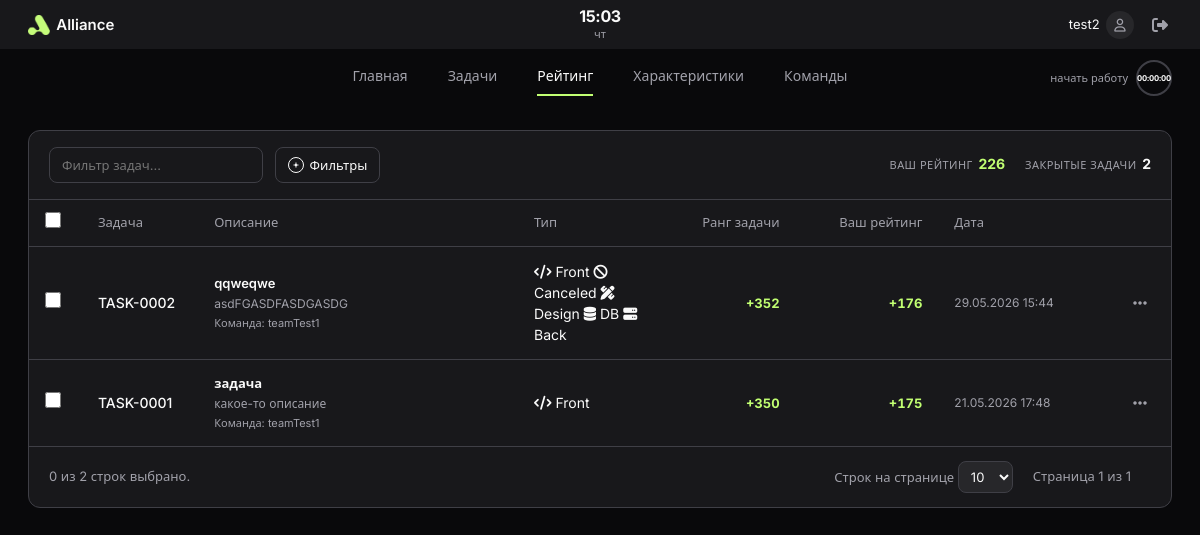
The app's page /ranked/ (signed in), older data.
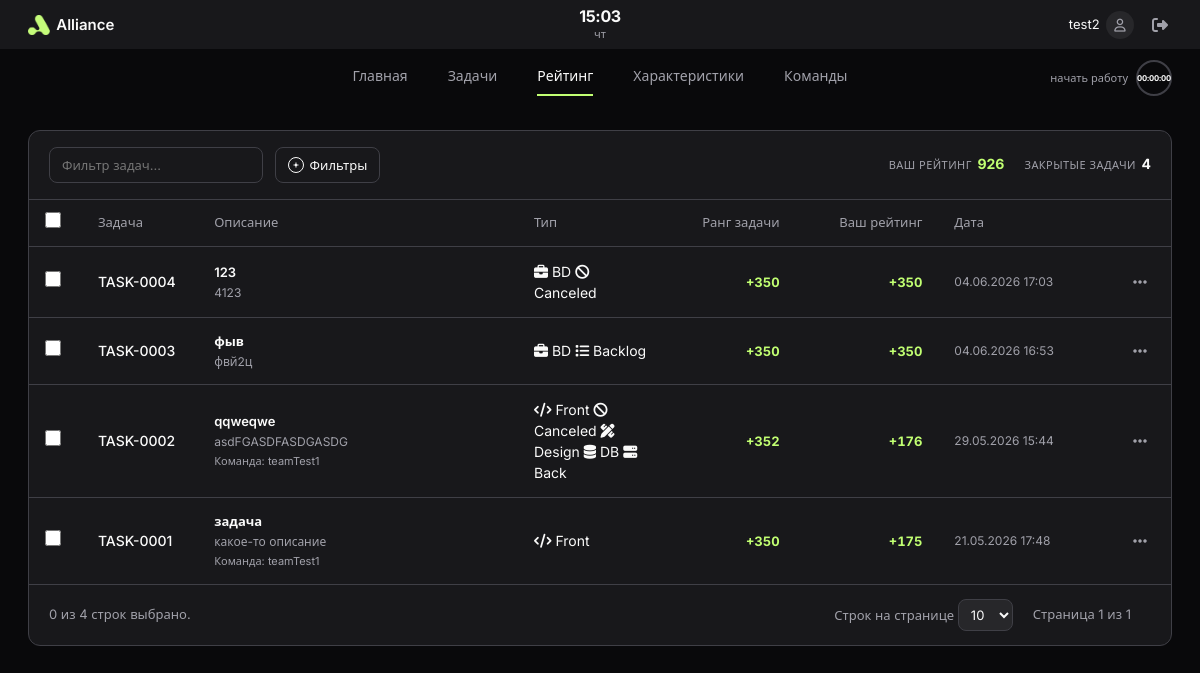
The same page, newer data.
### tasks/models.py (models this page shows, shortened)
class Task(models.Model):
    TYPE_CHOICES = [
        ('BD', 'BD'),
        ('Front', 'Front'),
        ('Backlog', 'Backlog'),
        ('Canceled', 'Canceled'),
        ('Design', 'Design'),
        ('DB', 'DB'),
        ('Back', 'Back'),
    ]
    STATUS_CHOICES = [
        ('open', 'Открыта'),
        ('in_progress', 'В работе'),
        ('pending_review', 'На проверке'),
        ('completed', 'Выполнена'),
        ('failed', 'Провалена'),
    ]
    title = models.CharField(max_length=200)
    description = models.TextField()
    link = models.URLField(max_length=500, blank=True, help_text='Внешняя ссылка (например, репозиторий GitHub)')
    types = models.JSONField(default=default_task_types, blank=True)
    rank = models.IntegerField(default=350, help_text="Изменение рейтинга при выполнении")
    due_date = models.DateTimeField()
    status = models.CharField(max_length=20, choices=STATUS_CHOICES, default='open')
    assigned_to = models.ForeignKey(
        settings.AUTH_USER_MODEL,
        on_delete=models.SET_NULL,
        null=True, blank=True,
        related_name='tasks'
    )
    team = models.ForeignKey(
        'Team',
        on_delete=models.SET_NULL,
        null=True, blank=True,
        related_name='tasks'
    )
    created_by = models.ForeignKey(
        settings.AUTH_USER_MODEL,
        on_delete=models.CASCADE,
        related_name='created_tasks'
    )
    created_at = models.DateTimeField(auto_now_add=True)
    completed_by = models.ForeignKey(
        settings.AUTH_USER_MODEL,
        on_delete=models.SET_NULL,
        null=True,
        blank=True,
        related_name='completed_tasks',
    )
    completed_at = models.DateTimeField(null=True, blank=True)
    submitted_by = models.ForeignKey(
        settings.AUTH_USER_MODEL,
        on_delete=models.SET_NULL,
        null=True,
        blank=True,
        related_name='submitted_tasks',
    )
    submitted_at = models.DateTimeField(null=True, blank=True)
    def is_terminal(self):
        return self.status in ('completed', 'failed')
    def is_overdue(self):
        return not self.is_terminal() and timezone.now() > self.due_date
    def priority_label(self):
        if self.rank > 600:
            key = 'High'
        elif self.rank > 300:
            key = 'Medium'
        else:
            key = 'Low'
        return PRIORITY_LABELS[key]
    def status_ui_label(self):
        return STATUS_UI_LABELS.get(self.status, self.status)
    @property
    def task_code(self):
        return f'TASK-{self.pk:04d}'

class Team(models.Model):
    name = models.CharField(max_length=100)
    description = models.TextField(blank=True)
    manager_notes = models.TextField(
        blank=True,
        verbose_name='Заметки менеджера',
        help_text='Видны только менеджерам',
    )
    members = models.ManyToManyField(
        settings.AUTH_USER_MODEL,
        related_name='teams',
        blank=True,
        limit_choices_to={'role': 'worker'},
        verbose_name='Участники',
    )
    target_types = models.JSONField(
        default=list,
        blank=True,
        help_text='Типы задач, под которые собрана команда',
    )
    synergy_score = models.FloatField(
        default=5.0,
        help_text='Слаженность команды по завершённым командным задачам (1–10)',
    )
    cohesion_score = models.FloatField(
        default=5.0,
        help_text='Средняя совместимость участников (1–10)',
    )
    dominant_task_type = models.CharField(max_length=20, blank=True)
    tasks_completed_count = models.PositiveIntegerField(default=0)
    tasks_failed_count = models.PositiveIntegerField(default=0)
    created_by = models.ForeignKey(
        settings.AUTH_USER_MODEL,
        on_delete=models.CASCADE,
        related_name='created_teams'
    )
    created_at = models.DateTimeField(auto_now_add=True)

### tasks/views/dashboard.py (the view, shortened to what this page needs)
# urls.py: path('ranked/', ranked_statistic, name='ranked_statistic'),
@login_required
def ranked_statistic(request):
    if request.user.role != 'worker':
        return redirect('dashboard')
    user = request.user
    base_q = tasks_q_for_worker(user)
    tasks = (
        Task.objects.filter(base_q, status__in=['completed', 'failed'])
        .select_related('team', 'completed_by')
        .order_by('-completed_at', '-pk')
    )
    query = request.GET.get('q', '').strip()
    type_filters = parse_type_filters(request)
    tasks = filter_tasks_by_types(tasks, type_filters)
    result_filter = request.GET.get('result', '')
    if result_filter == 'completed':
        tasks = tasks.filter(status='completed')
    elif result_filter == 'failed':
        tasks = tasks.filter(status='failed')
    try:
        per_page = int(request.GET.get('per_page', 10))
    except ValueError:
        per_page = 10
    per_page = per_page if per_page in (10, 20, 50) else 10
    ranked_rows = []
    for task in tasks:
        delta = rating_change_for_user(task, user)
        task_rank_signed = task.rank if task.status == 'completed' else -task.rank
        ranked_rows.append({
            'task': task,
            'task_rank': task.rank,
            'task_rank_signed': task_rank_signed,
            'worker_rating_change': delta,
        })
    page_obj = Paginator(ranked_rows, per_page).get_page(request.GET.get('page'))
    return render(request, 'tasks/ranked_statistic.html', {
        'page_obj': page_obj,
        'tasks_detail_map': tasks_detail_map_from_page(page_obj, request),
        'worker': user,
        'worker_rating': user.rating,
        'query': query,
        'type_filters': type_filters,
        'result_filter': result_filter,
        'per_page': per_page,
        'type_choices': Task.TYPE_CHOICES,
        'result_choices': RESULT_FILTER_CHOICES,
    })

### tasks/querysets.py (called while the page is built)
def tasks_q_for_worker(user):
    q = Q(assigned_to=user)
    team_ids = list(user.teams.values_list('pk', flat=True))
    if team_ids:
        q |= Q(team_id__in=team_ids, assigned_to__isnull=True)
    return q

### tasks/services/rating.py (called while the page is built)
def split_rating_shares(amount, recipient_count):
    if recipient_count <= 0:
        return []
    quotient, remainder = divmod(amount, recipient_count)
    return [quotient + (remainder if index == 0 else 0) for index in range(recipient_count)]

def get_rating_recipients(task):
    if task.assigned_to_id:
        return [task.assigned_to]
    if task.team_id:
        return list(task.team.members.filter(role='worker').order_by('pk'))
    return []

def rating_sign(success):
    return 1 if success else -1

### tasks/task_detail.py (called while the page is built)
def _fmt_dt(dt):
    if not dt:
        return ''
    return timezone.localtime(dt).strftime('%d.%m.%Y %H:%M')

### tasks/templatetags/task_ui.py (called while the page is built)
@register.filter
def task_type_icon(task_type):
    return TYPE_ICONS.get(task_type, 'fa-tag')

### tasks/type_utils.py (called while the page is built)
def normalize_type_codes(codes):
    return [code for code in codes if code in VALID_TASK_TYPE_CODES]

def parse_type_filters(request):
    return normalize_type_codes(request.GET.getlist('type'))

### templates/tasks/ranked_statistic.html (shortened to what the changed rows need)
{% extends 'worker/base_worker.html' %}
{% load static task_ui %}
{% block extra_head %}
<link rel="stylesheet" href="{% static 'css/ranked-statistic.css' %}">
<link rel="stylesheet" href="{% static 'css/task-detail-modal.css' %}">
{% endblock %}
{% block content %}
<section class="wa-panel wa-panel--ranked">
    <div class="wa-toolbar wa-toolbar--ranked">
        <div class="wa-ranked-summary" aria-label="Сводка">
            <span class="wa-ranked-summary__stat">
                <span class="wa-ranked-summary__label">Ваш рейтинг</span>
                <span class="wa-ranked-summary__value wa-ranked-summary__value--accent">{{ worker_rating }}</span>
            </span>
            <span class="wa-ranked-summary__stat">
                <span class="wa-ranked-summary__label">Закрытые задачи</span>
                <span class="wa-ranked-summary__value">{{ page_obj.paginator.count }}</span>
            </span>
        </div>
    </div>
    <div class="wa-table-wrap">
        <table class="wa-table wa-table--ranked" id="wa-task-table">
            <thead>
                <tr>
                    <th style="width:40px"><input type="checkbox" class="wa-check" id="wa-check-all" aria-label="Выбрать все"></th>
                    <th>Задача</th>
                    <th>Описание</th>
                    <th>Тип</th>
                    <th>Ранг задачи</th>
                    <th>Ваш рейтинг</th>
                    <th>Дата</th>
                    <th style="width:48px"></th>
                </tr>
            </thead>
            <tbody>
                {% for row in page_obj %}
                {% with task=row.task %}
                <tr class="wa-task-row--openable" data-task-id="{{ task.pk }}" role="button" aria-label="Открыть {{ task.task_code }}">
                    <td><input type="checkbox" class="wa-check" aria-label="Выбрать {{ task.task_code }}"></td>
                    <td class="wa-task-id">{{ task.task_code }}</td>
                    <td>
                        <div class="wa-ranked-desc__title">{{ task.title }}</div>
                        <div class="wa-ranked-desc__text">{{ task.description|truncatechars:110 }}</div>
                        {% if task.team %}<div class="wa-ranked-desc__meta">Команда: {{ task.team.name }}</div>{% endif %}
                    </td>
                    <td>{% include 'includes/task_type_pills.html' with task=task only %}</td>
                    <td>
                        <span class="wa-rank-change {% if row.task_rank_signed >= 0 %}wa-rank-change--positive{% else %}wa-rank-change--negative{% endif %}">
                            {% if row.task_rank_signed >= 0 %}+{% endif %}{{ row.task_rank_signed }}
                        </span>
                    </td>
                    <td>
                        <span class="wa-rank-change {% if row.worker_rating_change >= 0 %}wa-rank-change--positive{% else %}wa-rank-change--negative{% endif %}">
                            {% if row.worker_rating_change >= 0 %}+{% endif %}{{ row.worker_rating_change }}
                        </span>
                    </td>
                    <td class="wa-ranked-date">{% if task.completed_at %}{{ task.completed_at|date:'d.m.Y H:i' }}{% else %}—{% endif %}</td>
                    <td>
                        <div class="wa-actions">
                            <button type="button" class="wa-actions__toggle" aria-label="Действия"><i class="fa-solid fa-ellipsis"></i></button>
                        </div>
                    </td>
                </tr>
                {% endwith %}
                {% empty %}
                <tr>
                    <td colspan="8" class="wa-empty">Завершённых задач не найдено.</td>
                </tr>
                {% endfor %}
            </tbody>
        </table>
    </div>
    <footer class="wa-footer">
        <span><span id="wa-selected-count">0</span> из {{ page_obj.paginator.count }} строк выбрано.</span>
        <div class="wa-footer__right">
            <form method="get" class="wa-footer__per-page">
            </form>
            <span>Страница {{ page_obj.number }} из {{ page_obj.paginator.num_pages|default:1 }}</span>
        </div>
    </footer>
</section>
{% endblock %}

### templates/includes/task_type_pills.html
{% load task_ui %}
<div class="wa-type-pills">
    {% for type_code in task.types %}
    <span class="mg-type-pill" title="{{ type_code }}">
        <i class="fa-solid {{ type_code|task_type_icon }}" aria-hidden="true"></i>
        {{ type_code }}
    </span>
    {% empty %}
    <span class="mg-type-pill">—</span>
    {% endfor %}
</div>

Row changes from the older to the newer data that the page shows:
added Task: task.task_code "TASK-0004", task "123", task.description "4123", types "BD" "Canceled", task_rank_signed "350", worker_rating_change "350", task.completed_at "04.06.2026 17:03"
added Task: task.task_code "TASK-0003", task "фыв", task.description "фвй2ц", types "BD" "Backlog", task_rank_signed "350", worker_rating_change "350", task.completed_at "04.06.2026 16:53"
Text that changed along with them:
{{ worker_rating }}: "226" → "926"
{{ page_obj.paginator.count }}: "2" → "4"
